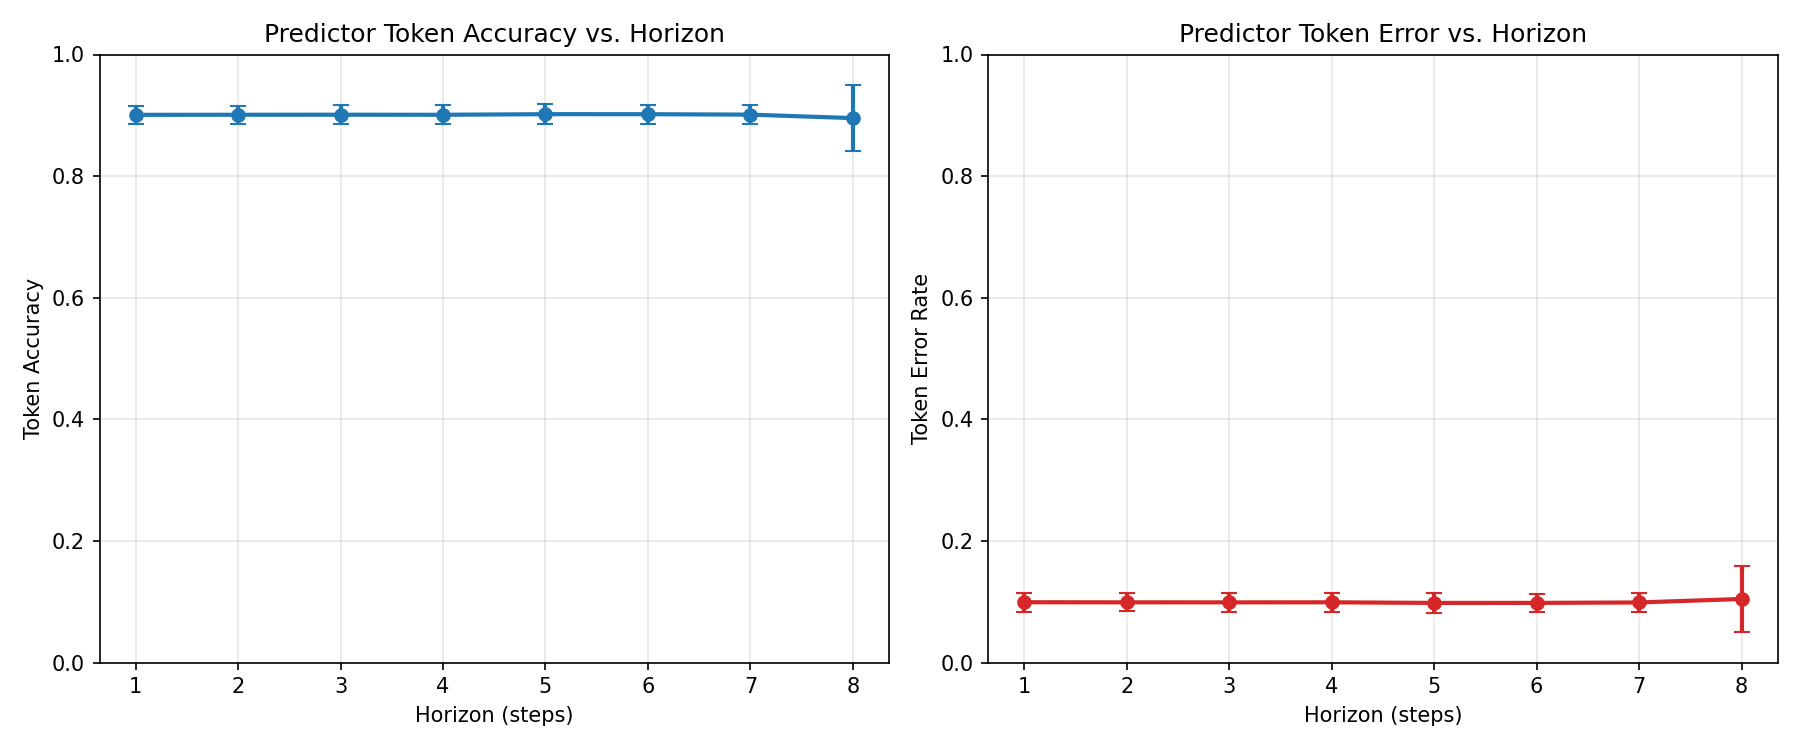

Write the Python code that produced this figure.
"""
Evaluates predictor error across rollout horizons.

For each sequence of length max_horizon, we:
  1. Encode board_t → z_t (hard categorical indices via bottleneck)
  2. Roll the predictor forward k steps using the sequence of actions
  3. At each step k, compare predicted z vs. actual encoded z_t+k
     using token accuracy (fraction of categorical codes predicted correctly)

Usage:
    python viz/predictor_horizon_error.py \
        --checkpoint checkpoints/checkpoint_v3_epoch1.pt \
        --dataset data/dataset.pt \
        --max_horizon 8 \
        --n_seqs 512 \
        --batch_size 64
"""

import argparse
import sys
import os
sys.path.insert(0, os.path.join(os.path.dirname(__file__), ".."))

import torch
import numpy as np
import matplotlib.pyplot as plt

from jepa.jepa import ChessJEPA
from util.chessdataset import ChessDataset


def load_model(checkpoint_path: str, device: torch.device) -> ChessJEPA:
    ckpt = torch.load(checkpoint_path, map_location=device, weights_only=False)
    model = ChessJEPA()
    state = ckpt.get("model_state_dict", ckpt)
    model.load_state_dict(state)
    model.to(device)
    model.eval()
    return model


@torch.no_grad()
def encode_hard(model: ChessJEPA, board: torch.Tensor, level: int) -> torch.Tensor:
    """Encode board → hard categorical indices (B, N, n_cats)."""
    taps = model.encoder(board)
    z, _ = model.bottleneck(taps[level], tau=0.1)
    return z.argmax(dim=-1)  # (B, N, n_cats)


@torch.no_grad()
def encode_soft(model: ChessJEPA, board: torch.Tensor, level: int) -> torch.Tensor:
    """Encode board → soft categorical embedding (B, N, n_cats, n_codes)."""
    taps = model.encoder(board)
    z, _ = model.bottleneck(taps[level], tau=0.1)
    return z  # (B, N, n_cats, n_codes)


@torch.no_grad()
def predict_step(model: ChessJEPA, z: torch.Tensor, action: torch.Tensor) -> torch.Tensor:
    """
    Run predictor one step.
    z: (B, N, n_cats, n_codes)  — soft embeddings
    action: (B,) int64

    Returns: z_hat (B, N, n_cats, n_codes) — predicted soft embeddings (after softmax)
    """
    logits = model.predictor(z, action)  # (B, N, n_cats, n_codes)
    return torch.softmax(logits, dim=-1)


def build_sequences(dataset: ChessDataset, max_horizon: int):
    """
    Returns all valid starting indices for rollouts of length max_horizon.
    A starting index i is valid if transitions i, i+1, ..., i+max_horizon-1
    are all within the same game.
    """
    states      = dataset.data["states"]
    next_states = dataset.data["next_states"]
    N = len(states)

    same_game = (next_states[:-1] == states[1:]).all(dim=(1, 2, 3))  # (N-1,) bool

    # For index i to be a valid start, same_game[i], same_game[i+1], ...,
    # same_game[i+max_horizon-2] must all be True (max_horizon-1 consecutive links).
    # Use a sliding window: valid[i] = all(same_game[i : i+max_horizon-1])
    same_game_int = same_game.long()  # easier to cumsum
    cumsum = torch.cat([torch.zeros(1, dtype=torch.long), same_game_int.cumsum(0)])
    # window sum from i to i+max_horizon-2 (inclusive) = cumsum[i+max_horizon-1] - cumsum[i]
    window = max_horizon - 1
    valid_starts = []
    for i in range(N - window):
        if (cumsum[i + window] - cumsum[i]).item() == window:
            valid_starts.append(i)

    return valid_starts


def evaluate_horizons(
    model: ChessJEPA,
    dataset: ChessDataset,
    max_horizon: int,
    n_seqs: int,
    batch_size: int,
    device: torch.device,
    level: int,
):
    valid_starts = build_sequences(dataset, max_horizon)
    print(f"Found {len(valid_starts)} valid starting positions for horizon {max_horizon}")

    rng = np.random.default_rng(42)
    chosen = rng.choice(len(valid_starts), size=min(n_seqs, len(valid_starts)), replace=False)

    starts = [valid_starts[i] for i in chosen]
    # Each sequence is just max_horizon+1 consecutive indices from its start
    seq_idx_lists = [list(range(s, s + max_horizon + 1)) for s in starts]

    states      = dataset.data["states"]
    next_states = dataset.data["next_states"]
    actions     = dataset.data["actions"]

    # acc_per_horizon[k] = list of per-sample token accuracies at horizon k
    acc_per_horizon = {k: [] for k in range(1, max_horizon + 1)}

    for b_start in range(0, len(starts), batch_size):
        batch_seqs = seq_idx_lists[b_start : b_start + batch_size]
        B = len(batch_seqs)

        # board at t=0
        board0 = torch.stack([states[s[0]] for s in batch_seqs]).to(device)
        z = encode_soft(model, board0, level)  # (B, N, n_cats, n_codes)

        for k in range(1, max_horizon + 1):
            # action at step k-1
            act = torch.tensor([actions[s[k - 1]] for s in batch_seqs], device=device)

            z = predict_step(model, z, act)  # predicted z at step k

            # actual encoding at step k
            board_k = torch.stack([states[s[k]] for s in batch_seqs]).to(device)
            z_real_idx = encode_hard(model, board_k, level)  # (B, N, n_cats)
            z_pred_idx = z.argmax(dim=-1)                    # (B, N, n_cats)

            acc = (z_pred_idx == z_real_idx).float().mean(dim=(1, 2))  # (B,)
            acc_per_horizon[k].extend(acc.cpu().tolist())

        if (b_start // batch_size) % 5 == 0:
            print(f"  processed {min(b_start + batch_size, len(starts))}/{len(starts)} sequences")

    return acc_per_horizon


def plot_results(acc_per_horizon: dict, out_path: str):
    horizons = sorted(acc_per_horizon.keys())
    means = [np.mean(acc_per_horizon[k]) for k in horizons]
    stds  = [np.std(acc_per_horizon[k])  for k in horizons]
    errors = [1 - m for m in means]

    fig, axes = plt.subplots(1, 2, figsize=(12, 5))

    # Token accuracy
    ax = axes[0]
    ax.errorbar(horizons, means, yerr=stds, marker='o', capsize=4, linewidth=2)
    ax.set_xlabel("Horizon (steps)")
    ax.set_ylabel("Token Accuracy")
    ax.set_title("Predictor Token Accuracy vs. Horizon")
    ax.set_xticks(horizons)
    ax.set_ylim(0, 1)
    ax.grid(True, alpha=0.3)

    # Token error
    ax = axes[1]
    ax.errorbar(horizons, errors, yerr=stds, marker='o', capsize=4, linewidth=2, color='tab:red')
    ax.set_xlabel("Horizon (steps)")
    ax.set_ylabel("Token Error Rate")
    ax.set_title("Predictor Token Error vs. Horizon")
    ax.set_xticks(horizons)
    ax.set_ylim(0, 1)
    ax.grid(True, alpha=0.3)

    plt.tight_layout()
    plt.savefig(out_path, dpi=150)
    print(f"Saved plot → {out_path}")
    plt.show()


def main():
    parser = argparse.ArgumentParser()
    parser.add_argument("--checkpoint", default="checkpoints/checkpoint_v3_epoch1.pt")
    parser.add_argument("--dataset",    default="data/dataset.pt")
    parser.add_argument("--max_horizon", type=int, default=8)
    parser.add_argument("--n_seqs",      type=int, default=512)
    parser.add_argument("--batch_size",  type=int, default=64)
    parser.add_argument("--level",       type=int, default=6,
                        help="Which tap layer to evaluate (default: last = 6)")
    parser.add_argument("--out", default="viz/predictor_horizon_error.png")
    args = parser.parse_args()

    device = torch.device("cuda" if torch.cuda.is_available() else "cpu")
    print(f"Device: {device}")

    print(f"Loading model from {args.checkpoint}…")
    model = load_model(args.checkpoint, device)

    print(f"Loading dataset from {args.dataset}…")
    dataset = ChessDataset(args.dataset)

    acc_per_horizon = evaluate_horizons(
        model, dataset,
        max_horizon=args.max_horizon,
        n_seqs=args.n_seqs,
        batch_size=args.batch_size,
        device=device,
        level=args.level,
    )

    print("\nResults:")
    print(f"{'Horizon':>8} {'Accuracy':>10} {'Error':>10} {'Std':>8}")
    for k in sorted(acc_per_horizon.keys()):
        m = np.mean(acc_per_horizon[k])
        s = np.std(acc_per_horizon[k])
        print(f"{k:>8} {m:>10.4f} {1-m:>10.4f} {s:>8.4f}")

    plot_results(acc_per_horizon, args.out)


if __name__ == "__main__":
    main()
